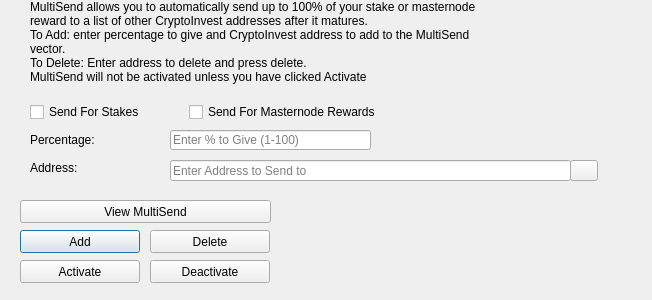
<?xml version="1.0" encoding="UTF-8"?>
<ui version="4.0">
 <class>MultiSendDialog</class>
 <widget class="QDialog" name="MultiSendDialog">
  <property name="windowModality">
   <enum>Qt::NonModal</enum>
  </property>
  <property name="geometry">
   <rect>
    <x>0</x>
    <y>0</y>
    <width>652</width>
    <height>300</height>
   </rect>
  </property>
  <property name="windowTitle">
   <string>MultiSend</string>
  </property>
  <widget class="QLineEdit" name="multiSendPercentEdit">
   <property name="geometry">
    <rect>
     <x>170</x>
     <y>130</y>
     <width>201</width>
     <height>20</height>
    </rect>
   </property>
   <property name="toolTip">
    <string>Enter whole numbers 1 - 100</string>
   </property>
   <property name="placeholderText">
    <string>Enter % to Give (1-100)</string>
   </property>
  </widget>
  <widget class="QLineEdit" name="multiSendAddressEdit">
   <property name="geometry">
    <rect>
     <x>170</x>
     <y>160</y>
     <width>401</width>
     <height>21</height>
    </rect>
   </property>
   <property name="toolTip">
    <string/>
   </property>
   <property name="placeholderText">
    <string>Enter Address to Send to</string>
   </property>
  </widget>
  <widget class="QLabel" name="label_2">
   <property name="geometry">
    <rect>
     <x>30</x>
     <y>0</y>
     <width>451</width>
     <height>121</height>
    </rect>
   </property>
   <property name="lineWidth">
    <number>1</number>
   </property>
   <property name="text">
    <string>MultiSend allows you to automatically send up to 100% of your stake or masternode reward to a list of other CryptoInvest addresses after it matures.
To Add: enter percentage to give and CryptoInvest address to add to the MultiSend vector.
To Delete: Enter address to delete and press delete.
MultiSend will not be activated unless you have clicked Activate</string>
   </property>
   <property name="alignment">
    <set>Qt::AlignLeading|Qt::AlignLeft|Qt::AlignTop</set>
   </property>
   <property name="wordWrap">
    <bool>true</bool>
   </property>
  </widget>
  <widget class="QLabel" name="message">
   <property name="geometry">
    <rect>
     <x>290</x>
     <y>200</y>
     <width>351</width>
     <height>91</height>
    </rect>
   </property>
   <property name="text">
    <string/>
   </property>
  </widget>
  <widget class="QPushButton" name="addButton">
   <property name="geometry">
    <rect>
     <x>20</x>
     <y>230</y>
     <width>120</width>
     <height>23</height>
    </rect>
   </property>
   <property name="toolTip">
    <string/>
   </property>
   <property name="statusTip">
    <string>Add to MultiSend Vector</string>
   </property>
   <property name="text">
    <string>Add</string>
   </property>
  </widget>
  <widget class="QPushButton" name="disableButton">
   <property name="geometry">
    <rect>
     <x>150</x>
     <y>260</y>
     <width>120</width>
     <height>23</height>
    </rect>
   </property>
   <property name="statusTip">
    <string>Deactivate MultiSend</string>
   </property>
   <property name="text">
    <string>Deactivate</string>
   </property>
  </widget>
  <widget class="QPushButton" name="addressBookButton">
   <property name="geometry">
    <rect>
     <x>570</x>
     <y>160</y>
     <width>28</width>
     <height>21</height>
    </rect>
   </property>
   <property name="toolTip">
    <string>Choose an address from the address book</string>
   </property>
   <property name="text">
    <string/>
   </property>
   <property name="icon">
    <iconset resource="../cryptoinvest.qrc">
     <normaloff>:/icons/address-book</normaloff>:/icons/address-book</iconset>
   </property>
   <property name="shortcut">
    <string>Alt+A</string>
   </property>
   <property name="autoDefault">
    <bool>false</bool>
   </property>
  </widget>
  <widget class="QLabel" name="label">
   <property name="geometry">
    <rect>
     <x>30</x>
     <y>130</y>
     <width>121</width>
     <height>20</height>
    </rect>
   </property>
   <property name="toolTip">
    <string>Percentage of stake to send</string>
   </property>
   <property name="text">
    <string>Percentage:</string>
   </property>
  </widget>
  <widget class="QLabel" name="label_5">
   <property name="geometry">
    <rect>
     <x>30</x>
     <y>160</y>
     <width>111</width>
     <height>16</height>
    </rect>
   </property>
   <property name="toolTip">
    <string>Address to send portion of stake to</string>
   </property>
   <property name="text">
    <string>Address:</string>
   </property>
  </widget>
  <widget class="QPushButton" name="deleteButton">
   <property name="geometry">
    <rect>
     <x>150</x>
     <y>230</y>
     <width>120</width>
     <height>23</height>
    </rect>
   </property>
   <property name="toolTip">
    <string/>
   </property>
   <property name="statusTip">
    <string>Delete Address From MultiSend Vector</string>
   </property>
   <property name="text">
    <string>Delete</string>
   </property>
  </widget>
  <widget class="QPushButton" name="activateButton">
   <property name="geometry">
    <rect>
     <x>20</x>
     <y>260</y>
     <width>120</width>
     <height>23</height>
    </rect>
   </property>
   <property name="statusTip">
    <string>Activate MultiSend</string>
   </property>
   <property name="text">
    <string>Activate</string>
   </property>
  </widget>
  <widget class="QPushButton" name="viewButton">
   <property name="geometry">
    <rect>
     <x>20</x>
     <y>200</y>
     <width>251</width>
     <height>23</height>
    </rect>
   </property>
   <property name="toolTip">
    <string/>
   </property>
   <property name="statusTip">
    <string>View MultiSend Vector</string>
   </property>
   <property name="text">
    <string>View MultiSend</string>
   </property>
  </widget>
  <widget class="QWidget" name="horizontalLayoutWidget">
   <property name="geometry">
    <rect>
     <x>30</x>
     <y>100</y>
     <width>351</width>
     <height>24</height>
    </rect>
   </property>
   <layout class="QHBoxLayout" name="horizontalLayout">
    <item>
     <widget class="QCheckBox" name="multiSendStakeCheckBox">
      <property name="text">
       <string>Send For Stakes</string>
      </property>
     </widget>
    </item>
    <item>
     <widget class="QCheckBox" name="multiSendMasternodeCheckBox">
      <property name="text">
       <string>Send For Masternode Rewards</string>
      </property>
     </widget>
    </item>
   </layout>
  </widget>
 </widget>
 <resources>
  <include location="../cryptoinvest.qrc"/>
 </resources>
 <connections/>
</ui>
